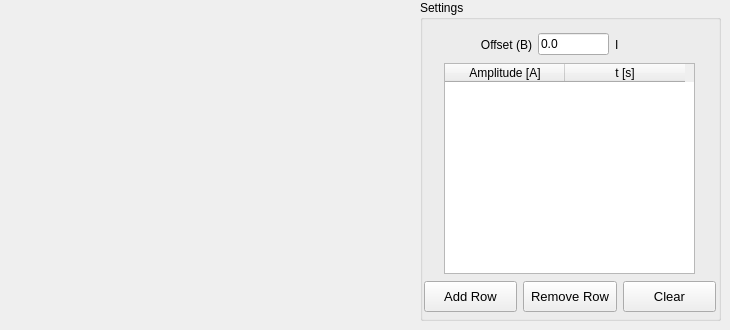
         <widget class="QWidget" name="tab_15">
          <attribute name="title">
           <string>Trapezoidal</string>
          </attribute>
          <widget class="QLabel" name="label_82">
           <property name="geometry">
            <rect>
             <x>10</x>
             <y>10</y>
             <width>401</width>
             <height>311</height>
            </rect>
           </property>
           <property name="text">
            <string/>
           </property>
           <property name="pixmap">
            <pixmap resource="resource_file.qrc">:/Images/imagens/trapezoidal.png</pixmap>
           </property>
           <property name="scaledContents">
            <bool>true</bool>
           </property>
          </widget>
          <widget class="QGroupBox" name="groupBox_44">
           <property name="geometry">
            <rect>
             <x>420</x>
             <y>0</y>
             <width>301</width>
             <height>321</height>
            </rect>
           </property>
           <property name="title">
            <string>Settings</string>
           </property>
           <widget class="QTableWidget" name="tw_trapezoidal">
            <property name="geometry">
             <rect>
              <x>24</x>
              <y>63</y>
              <width>251</width>
              <height>211</height>
             </rect>
            </property>
            <attribute name="horizontalHeaderDefaultSectionSize">
             <number>120</number>
            </attribute>
            <column>
             <property name="text">
              <string>Amplitude [A]</string>
             </property>
            </column>
            <column>
             <property name="text">
              <string>t [s]</string>
             </property>
            </column>
           </widget>
           <widget class="QWidget" name="layoutWidget_3">
            <property name="geometry">
             <rect>
              <x>4</x>
              <y>280</y>
              <width>292</width>
              <height>33</height>
             </rect>
            </property>
            <layout class="QHBoxLayout" name="horizontalLayout_4">
             <item>
              <widget class="QPushButton" name="pb_add_row_3">
               <property name="minimumSize">
                <size>
                 <width>0</width>
                 <height>31</height>
                </size>
               </property>
               <property name="font">
                <font>
                 <pointsize>10</pointsize>
                </font>
               </property>
               <property name="text">
                <string>Add Row</string>
               </property>
               <property name="icon">
                <iconset resource="resource_file.qrc">
                 <normaloff>:/Images/imagens/1351619277_plus_64.png</normaloff>:/Images/imagens/1351619277_plus_64.png</iconset>
               </property>
               <property name="iconSize">
                <size>
                 <width>14</width>
                 <height>14</height>
                </size>
               </property>
              </widget>
             </item>
             <item>
              <widget class="QPushButton" name="pb_remove_row_3">
               <property name="minimumSize">
                <size>
                 <width>0</width>
                 <height>31</height>
                </size>
               </property>
               <property name="font">
                <font>
                 <pointsize>10</pointsize>
                </font>
               </property>
               <property name="text">
                <string>Remove Row</string>
               </property>
               <property name="icon">
                <iconset resource="resource_file.qrc">
                 <normaloff>:/Images/imagens/minus.png</normaloff>:/Images/imagens/minus.png</iconset>
               </property>
              </widget>
             </item>
             <item>
              <widget class="QPushButton" name="pb_clear_table_3">
               <property name="minimumSize">
                <size>
                 <width>0</width>
                 <height>31</height>
                </size>
               </property>
               <property name="font">
                <font>
                 <pointsize>10</pointsize>
                </font>
               </property>
               <property name="text">
                <string>Clear</string>
               </property>
               <property name="icon">
                <iconset resource="resource_file.qrc">
                 <normaloff>:/Images/imagens/botao_limpar.png</normaloff>:/Images/imagens/botao_limpar.png</iconset>
               </property>
              </widget>
             </item>
            </layout>
           </widget>
           <widget class="QWidget" name="layoutWidget">
            <property name="geometry">
             <rect>
              <x>60</x>
              <y>30</y>
              <width>167</width>
              <height>29</height>
             </rect>
            </property>
            <layout class="QHBoxLayout" name="horizontalLayout_3">
             <item>
              <widget class="QLabel" name="label_257">
               <property name="text">
                <string>Offset (B)</string>
               </property>
               <property name="alignment">
                <set>Qt::AlignRight|Qt::AlignTrailing|Qt::AlignVCenter</set>
               </property>
              </widget>
             </item>
             <item>
              <widget class="QLineEdit" name="le_trapezoidal_offset">
               <property name="minimumSize">
                <size>
                 <width>71</width>
                 <height>0</height>
                </size>
               </property>
               <property name="maximumSize">
                <size>
                 <width>71</width>
                 <height>16777215</height>
                </size>
               </property>
               <property name="text">
                <string>0.0</string>
               </property>
              </widget>
             </item>
             <item>
              <widget class="QLabel" name="label_258">
               <property name="text">
                <string>I</string>
               </property>
              </widget>
             </item>
            </layout>
           </widget>
          </widget>
         </widget>
